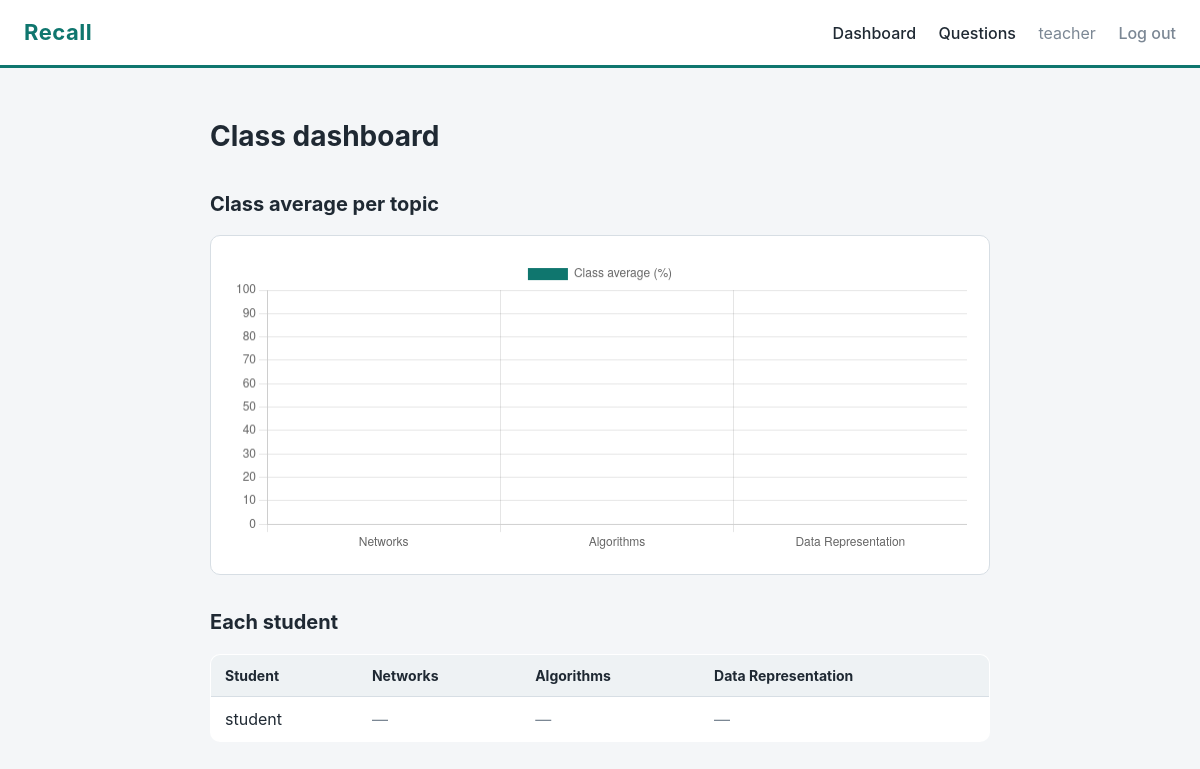
/teacher (signed in), run on the app's committed database.
### models.py (models this page shows)
class User(database.Model, UserMixin):
    __tablename__ = "users"
    id = database.Column(database.Integer, primary_key=True)
    username = database.Column(database.String(80), unique=True, nullable=False)
    password_hash = database.Column(database.String(256), nullable=False)
    role = database.Column(database.String(20), nullable=False)
    responses = database.relationship("Response", backref="user", lazy=True)
    schedule_states = database.relationship("ScheduleState", backref="user", lazy=True)

class Topic(database.Model):
    __tablename__ = "topics"
    id = database.Column(database.Integer, primary_key=True)
    name = database.Column(database.String(120), unique=True, nullable=False)
    questions = database.relationship("Question", backref="topic", lazy=True)

### app.py (the view)
@app.route("/teacher")
@login_required
def teacher_dashboard():
    if current_user.role != "teacher":
        flash("That page is for teachers.")
        return redirect(url_for("home"))
    all_topics = Topic.query.all()
    all_students = User.query.filter_by(role="student").all()
    student_rows = []
    for student in all_students:
        topic_scores = []
        for topic in all_topics:
            percentage, number_answered = calculate_topic_accuracy(
                student.id, topic.id
            )
            topic_scores.append(
                {
                    "percentage": percentage,
                    "number_answered": number_answered,
                }
            )
        student_rows.append(
            {
                "username": student.username,
                "topic_scores": topic_scores,
            }
        )
    topic_names = []
    topic_averages = []
    for topic_index in range(len(all_topics)):
        topic_names.append(all_topics[topic_index].name)
        total = 0
        count = 0
        for row in student_rows:
            score = row["topic_scores"][topic_index]
            if score["number_answered"] > 0:
                total = total + score["percentage"]
                count = count + 1
        if count > 0:
            average = round(total / count)
        else:
            average = 0
        topic_averages.append(average)
    return render_template(
        "teacher_dashboard.html",
        topics=all_topics,
        student_rows=student_rows,
        topic_names=topic_names,
        topic_averages=topic_averages,
    )

### app.py (called while the page is built)
@login_manager.user_loader
def load_user(user_id):
    return User.query.get(int(user_id))

### reporting.py (called while the page is built, shortened)
def calculate_topic_accuracy(user_id, topic_id):
    questions_in_topic = Question.query.filter_by(topic_id=topic_id).all()
    question_ids = []
    for question in questions_in_topic:
        question_ids.append(question.id)
    if len(question_ids) == 0:
        return (0, 0)
    responses = Response.query.filter(
        Response.user_id == user_id,
        Response.question_id.in_(question_ids),
    ).all()
    number_answered = len(responses)
    if number_answered == 0:
        return (0, 0)

### templates/teacher_dashboard.html (shortened to what this page needs)
{% extends "base.html" %}
{% block content %}
<h1>Class dashboard</h1>
<h2>Class average per topic</h2>
<div class="card">
    <canvas id="averagesChart" height="120"></canvas>
</div>
<h2>Each student</h2>
{% if student_rows %}
    <table class="results-table">
        <tr>
            <th>Student</th>
            {% for topic in topics %}
                <th>{{ topic.name }}</th>
            {% endfor %}
        </tr>
        {% for row in student_rows %}
            <tr>
                <td>{{ row.username }}</td>
                {% for score in row.topic_scores %}
                    {% if score.number_answered > 0 %}
                        <td>{{ score.percentage }}%</td>
                    {% else %}
                        <td class="muted">—</td>
                    {% endif %}
                {% endfor %}
            </tr>
        {% endfor %}
    </table>
{% else %}
    <p>No students have registered yet.</p>
{% endif %}
<script>
    var topicNames = {{ topic_names | tojson }};
    var topicAverages = {{ topic_averages | tojson }};
    var chartCanvas = document.getElementById("averagesChart");
    new Chart(chartCanvas, {
        type: "bar",
        data: {
            labels: topicNames,
            datasets: [{
                label: "Class average (%)",
                data: topicAverages,
                backgroundColor: "#0f766e"
            }]
        },
        options: {
            scales: {
                y: { beginAtZero: true, max: 100 }
            }
        }
    });
</script>
{% endblock %}

### templates/base.html (shortened to what this page needs)
<!DOCTYPE html>
<html lang="en">
<head>
    <link rel="stylesheet" href="{{ url_for('static', filename='style.css') }}">
</head>
<body>
    <header class="site-header">
        <a class="brand" href="{{ url_for('home') }}">Recall</a>
        <nav class="site-nav">
            {% if current_user.is_authenticated %}
                {% if current_user.role == "teacher" %}
                    <a href="{{ url_for('teacher_dashboard') }}">Dashboard</a>
                    <a href="{{ url_for('manage_questions') }}">Questions</a>
                {% endif %}
                <span class="who">{{ current_user.username }}</span>
                <a class="logout" href="{{ url_for('logout') }}">Log out</a>
            {% else %}
                <a href="{{ url_for('login') }}">Log in</a>
                <a href="{{ url_for('register') }}">Register</a>
            {% endif %}
        </nav>
    </header>
    <main class="page">
        {% block content %}{% endblock %}
    </main>
</body>
</html>

### static/style.css (style rules this page uses)
:root { --ink: #1f2933; --muted: #7b8794; --page: #f4f6f8; --surface: #ffffff; --line: #d7dee4; --brand: #0f766e; --brand-dark: #0b5750; --highlight: #f59e0b; --correct: #15803d; --wrong: #b91c1c; }
* { box-sizing: border-box; }
body { margin: 0; font-family: -apple-system, "Segoe UI", Roboto, Helvetica, Arial, sans-serif; color: var(--ink); background-color: var(--page); line-height: 1.5; }
.site-header { display: flex; align-items: center; justify-content: space-between; padding: 16px 24px; background-color: var(--surface); border-bottom: 3px solid var(--brand); }
.brand { font-size: 22px; font-weight: 700; letter-spacing: 0.5px; color: var(--brand); text-decoration: none; }
.site-nav a { margin-left: 18px; color: var(--ink); text-decoration: none; font-weight: 500; }
.site-nav .who { margin-left: 18px; color: var(--muted); }
.site-nav .logout { color: var(--muted); }
.page { max-width: 820px; margin: 0 auto; padding: 28px 20px 60px; }
h1 { font-size: 28px; margin-bottom: 6px; }
h2 { font-size: 20px; margin-top: 32px; }
.card { background-color: var(--surface); border: 1px solid var(--line); border-radius: 10px; padding: 22px; margin-top: 16px; }
.results-table { width: 100%; border-collapse: collapse; margin-top: 16px; background-color: var(--surface); border: 1px solid var(--line); border-radius: 10px; overflow: hidden; }
.results-table th, .results-table td { text-align: left; padding: 10px 14px; border-bottom: 1px solid var(--line); }
.results-table th { background-color: #eef2f4; font-size: 14px; }
.results-table .muted { color: var(--muted); }

### data on the page
User: username "teacher"
Topic: name "Networks"
Topic: name "Algorithms"
Topic: name "Data Representation"
User: username "student"

### other printed values
chart data {{ topic_names | tojson }} ["Networks", "Algorithms", "Data Representation"]
chart data {{ topic_averages | tojson }} [0, 0, 0]
